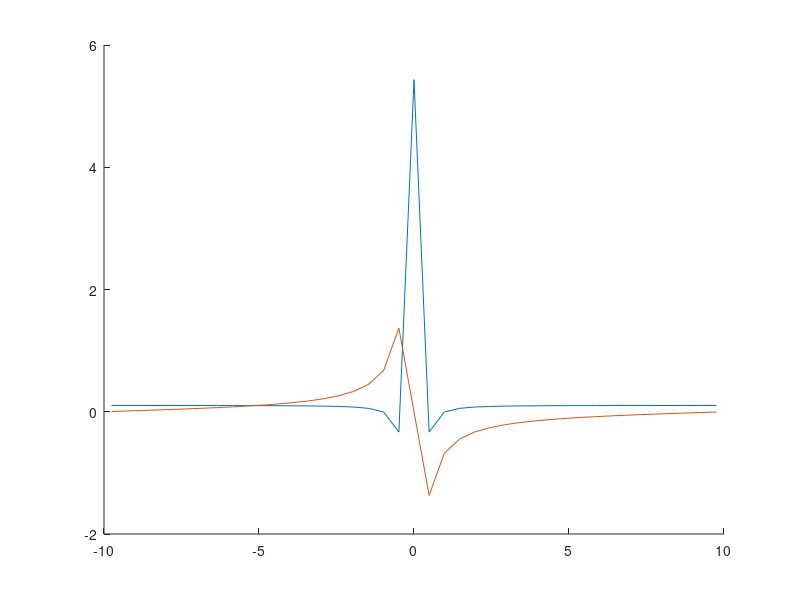

Here is the MATLAB script that generated this plot:
%settings
dx = 0.05 ;
T = 2 ;
N = T/dx + 1 ;
fs = 1/dx ;
df = 1/(N*dx) ;
j = sqrt(-1) ;

%Sampling
n_s = 0:dx:T ;
g_d = 4-n_s.^2 ;

%DFT
Gd = zeros(1,N) ;
for m = 0:(N-1)
	for n = 0:(N-1)
		Gd(m+1) = Gd(m+1) + g_d(n+1)*exp(-j*2*pi*m*n/N) ;
	end
end

%Mapping to the true frequency
f_s_neg = [ceil(N/2):(N-1)]*fs/N-fs ;
f_s_pos = [0:N/2]*fs/N ;
f_s = [f_s_neg f_s_pos] ;
G = fftshift(Gd*dx) ;

%Plotting the graph
figure
hold on
plot(f_s, real(G));
plot(f_s, imag(G));
hold off